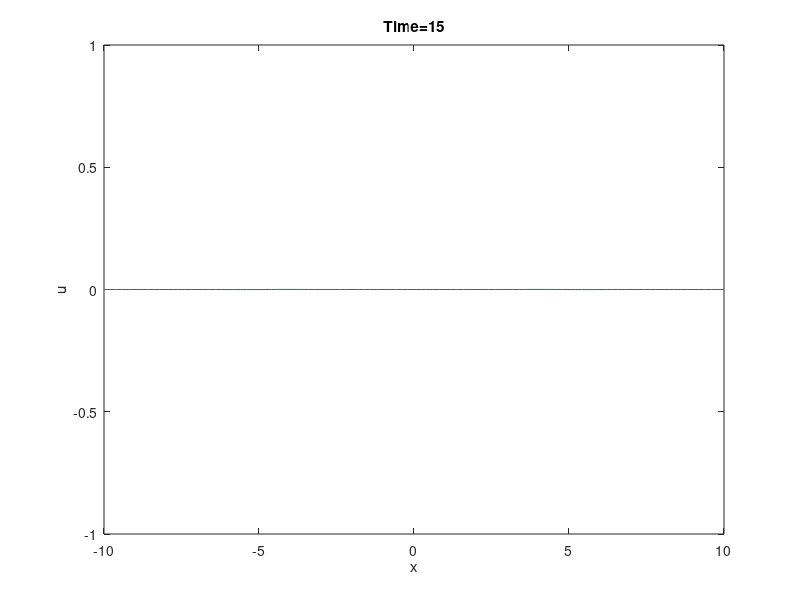

MATLAB code for this plot:
% CTCS scheme for 1D wave equation u_tt = c^2 u_xx, where c is speed of sound, 
% with absorbing boundary conditions (ABC), also called nonreflecting BCs.
% The boundaries are artificial, because the acoustic waves are supposed
% to propagate to infinity.


clear all
close all
clc

xmax=10;

jmax=101; 
x=linspace(-xmax,xmax,jmax);
dx=x(2)-x(1);

u=exp(-x.^2);
nu=u;
uo=u;

C=1;
tmax=15;

c=1;
dt=dx*C/c;
nmax=ceil(tmax/dt);
dt=tmax/nmax;
C=c*dt/dx;

plot(x,u)
axis([-xmax xmax -1 1])
pause

j=[2:jmax-1];

tic
for n=1:nmax
    % CTCS
    un(j)=2*u(j)-uo(j)+C^2*(u(j+1)-2*u(j)+u(j-1));
    
    % Nonreflecting boundary conditions
    un(1)=(1-C)*u(1)+C*u(2);
    un(jmax)=(1-C)*u(jmax)+C*u(jmax-1);
    
    uo=u;   % set new u^{n-1} equal old u^{n}
    u=un;   % set new u^{n} equal old u^{n+1}

    plot(x,u)
    axis([-xmax xmax -1 1])
    title(['Time=',num2str(n*dt,2)])
    drawnow;
end
toc

xlabel('x')
ylabel('u')